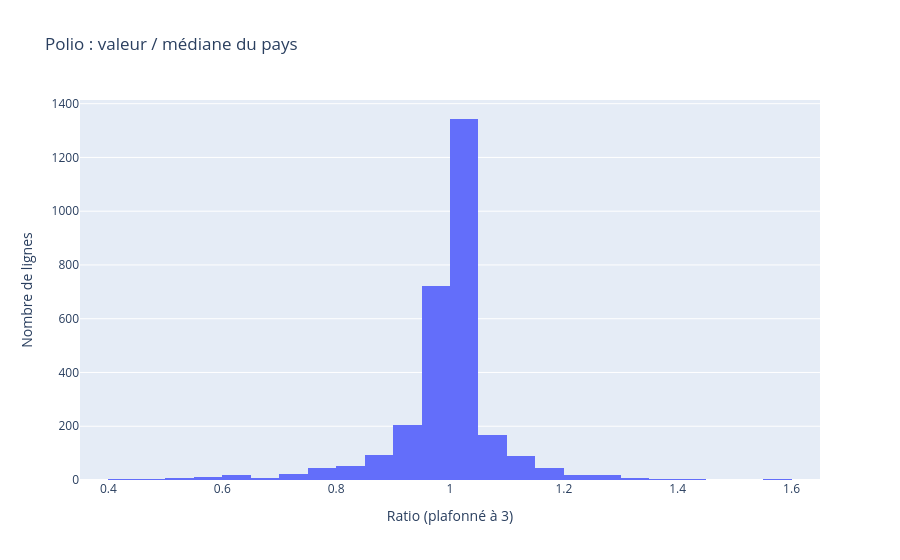

Write notebook code for a chart like this one.
### Markdown cell above
### **6) Traitement de la colonne Polio**

### Code cell
diagnostic_zeros(df, "Polio")
tableau_ratio(df, "Polio")
histogramme_ratio(df, 'Polio', max_ratio=3, pas=0.05)

### Figure 1 — Plotly figure (JSON) as saved in the notebook; plotly's stock layout.template omitted (floating-point values rounded to 4 significant figures; data arrays with more than 128 entries replaced by an {"elided": "..."} marker saying what was removed)
{"data": [{"type": "histogram", "x": {"elided": "2885 float values"}, "xbins": {"end": 3.05, "size": 0.05, "start": 0}}], "layout": {"title": {"text": "Polio : valeur / médiane du pays"}, "xaxis": {"title": {"text": "Ratio (plafonné à 3)"}}, "yaxis": {"title": {"text": "Nombre de lignes"}}}}
